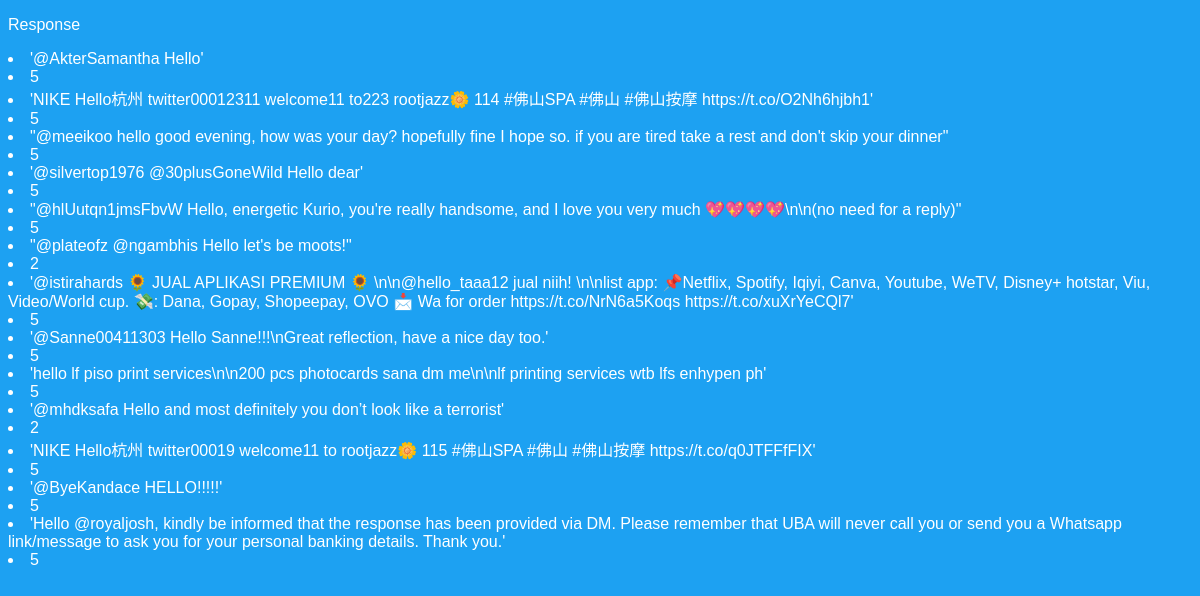
/tweetSentiment/results, run on an earlier commit of the app's database.
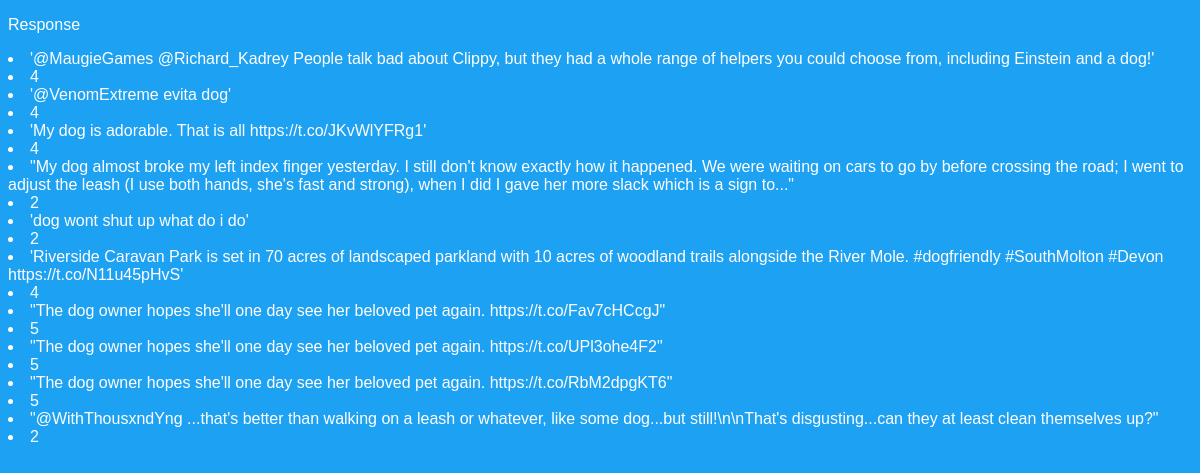
And on a later commit of the database.
### tweetSentiment/models.py (models this page shows)
class RequestedData(models.Model):
    tweet_text = models.CharField(max_length = 5000)
    tweet_text_clean = models.CharField(max_length = 5000, default="na")
    tweet_sentiment = models.CharField(max_length = 1)
    request_number = models.IntegerField()

### tweetSentiment/views.py (the view)
# urls.py: path('results', views.results, name = 'results'),
def results(request):
    last_object = RequestedData.objects.last()
    number = last_object.request_number
    query_results = RequestedData.objects.filter(request_number = number)
    context = {'query_results': query_results}
    return render(request, 'tweetSentiment/response.html', context)

### tweetSentiment/Templates/tweetSentiment/response.html (shortened to what this page needs)
{% load static %}
<!DOCTYPE html>
<html lang="en-US">
  <head>
    <link rel="stylesheet" href="{% static 'style.css' %}">
  </head>
  <body>
    <p>Response</p>
    {% for tweet in query_results %}
        <li>{{ tweet.tweet_text }}</li>
        <li>{{ tweet.tweet_sentiment }}</li>
    {% endfor %}
  </body>
</html>

### tweetSentiment/static/style.css (style rules this page uses)
body { background-color:#1DA1F2; font-family:'Gill Sans', 'Gill Sans MT', Calibri, 'Trebuchet MS', sans-serif; color:white; }

What changed in the data, as far as the page shows it:
removed RequestedData: tweet_text "'@AkterSamantha Hello'", tweet_sentiment "5"
removed RequestedData: tweet_text "'NIKE Hello杭州 twitter00012311 welcome11 to223 rootjazz🌼 114 #佛山SPA #佛山 #佛山按摩 https://t.co/O2Nh6hjbh1'", tweet_sentiment "5"
removed RequestedData: tweet_text "\"@meeikoo hello good evening, how was your day? hopefully fine I hope so. if you are tired take a rest and don't skip your dinner\"", tweet_sentiment "5"
removed RequestedData: tweet_text "'@silvertop1976 @30plusGoneWild Hello dear'", tweet_sentiment "5"
removed RequestedData: tweet_text "\"@hlUutqn1jmsFbvW Hello, energetic Kurio, you're really handsome, and I love you very much 💖💖💖💖\\n\\n(no need for a reply)\"", tweet_sentiment "5"
removed RequestedData: tweet_text "\"@plateofz @ngambhis Hello let's be moots!\"", tweet_sentiment "2"
removed RequestedData: tweet_text "'@istirahards 🌻 JUAL APLIKASI PREMIUM 🌻 \\n\\n@hello_taaa12 jual niih! \\n\\nlist app: 📌Netflix, Spotify, Iqiyi, Canva, Youtube, WeTV, Disney+ hotstar, Viu, Video/World cup. 💸: Dana, Gopay, Shopeepay, OVO 📩 Wa for order https://t.co/NrN6a5Koqs https://t.co/xuXrYeCQl7'", tweet_sentiment "5"
removed RequestedData: tweet_text "'@Sanne00411303 Hello Sanne!!!\\nGreat reflection, have a nice day too.'", tweet_sentiment "5"
removed RequestedData: tweet_text "'hello lf piso print services\\n\\n200 pcs photocards sana dm me\\n\\nlf printing services wtb lfs enhypen ph'", tweet_sentiment "5"
removed RequestedData: tweet_text "'@mhdksafa Hello and most definitely you don’t look like a terrorist'", tweet_sentiment "2"
removed RequestedData: tweet_text "'NIKE Hello杭州 twitter00019 welcome11 to rootjazz🌼 115 #佛山SPA #佛山 #佛山按摩 https://t.co/q0JTFFfFIX'", tweet_sentiment "5"
removed RequestedData: tweet_text "'@ByeKandace HELLO!!!!!'", tweet_sentiment "5"
removed RequestedData: tweet_text "'Hello @royaljosh, kindly be informed that the response has been provided via DM. Please remember that UBA will never call you or send you a Whatsapp link/message to ask you for your personal banking details. Thank you.'", tweet_sentiment "5"
added RequestedData: tweet_text "'@MaugieGames @Richard_Kadrey People talk bad about Clippy, but they had a whole range of helpers you could choose from, including Einstein and a dog!'", tweet_sentiment "4"
added RequestedData: tweet_text "'@VenomExtreme evita dog'", tweet_sentiment "4"
added RequestedData: tweet_text "'My dog is adorable. That is all https://t.co/JKvWlYFRg1'", tweet_sentiment "4"
added RequestedData: tweet_text "\"My dog almost broke my left index finger yesterday. I still don't know exactly how it happened. We were waiting on cars to go by before crossing the road; I went to adjust the leash (I use both hands, she's fast and strong), when I did I gave her more slack which is a sign to...\"", tweet_sentiment "2"
added RequestedData: tweet_text "'dog wont shut up what do i do'", tweet_sentiment "2"
added RequestedData: tweet_text "'Riverside Caravan Park is set in 70 acres of landscaped parkland with 10 acres of woodland trails alongside the River Mole. #dogfriendly #SouthMolton #Devon https://t.co/N11u45pHvS'", tweet_sentiment "4"
added RequestedData: tweet_text "\"The dog owner hopes she'll one day see her beloved pet again. https://t.co/Fav7cHCcgJ\"", tweet_sentiment "5"
added RequestedData: tweet_text "\"The dog owner hopes she'll one day see her beloved pet again. https://t.co/UPl3ohe4F2\"", tweet_sentiment "5"
added RequestedData: tweet_text "\"The dog owner hopes she'll one day see her beloved pet again. https://t.co/RbM2dpgKT6\"", tweet_sentiment "5"
added RequestedData: tweet_text "\"@WithThousxndYng ...that's better than walking on a leash or whatever, like some dog...but still!\\n\\nThat's disgusting...can they at least clean themselves up?\"", tweet_sentiment "2"
